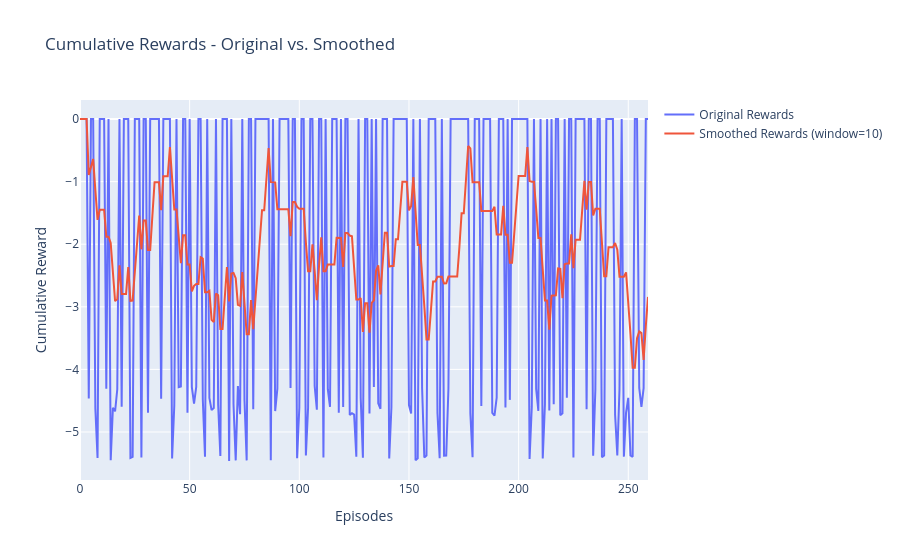

Write notebook code for a chart like this one.
### Code cell
smooth_and_plot_rewards(data.query("budget == 1000000 and experiment=='dqn'").rewards)

### Figure 1 — Plotly figure (JSON) as saved in the notebook; plotly's stock layout.template omitted (floating-point values rounded to 4 significant figures; data arrays with more than 128 entries replaced by an {"elided": "..."} marker saying what was removed)
{"data": [{"mode": "lines", "name": "Original Rewards", "type": "scatter", "y": {"elided": "260 float values"}}, {"mode": "lines", "name": "Smoothed Rewards (window=10)", "type": "scatter", "y": {"elided": "260 float values"}}], "layout": {"hovermode": "closest", "title": {"text": "Cumulative Rewards - Original vs. Smoothed"}, "xaxis": {"title": {"text": "Episodes"}}, "yaxis": {"title": {"text": "Cumulative Reward"}}}}
